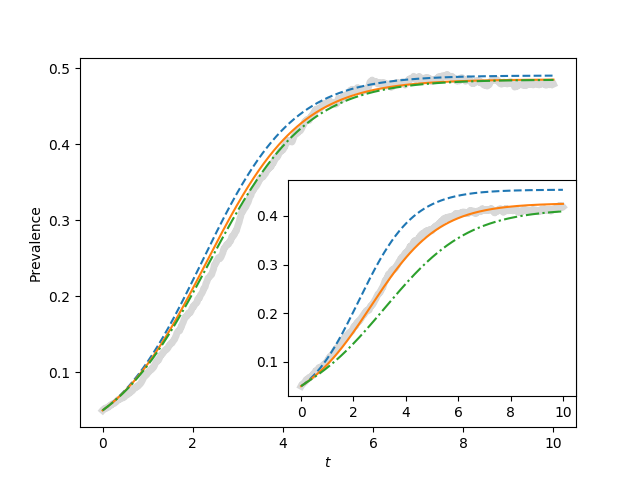

Python code for this plot:
import EoN
import networkx as nx
import matplotlib.pyplot as plt
import scipy



def sim_and_plot(G, tau, gamma, rho, tmax, tcount, ax):
    t, S, I = EoN.fast_SIS(G, tau, gamma, rho=rho, tmax = tmax)
    report_times = scipy.linspace(0, tmax, tcount)
    I = EoN.subsample(report_times, t, I)
    ax.plot(report_times, I/N, color='grey', linewidth=5, alpha=0.3)
    
    t, S, I, = EoN.SIS_heterogeneous_meanfield_from_graph(G, tau, gamma, rho=rho, 
                                                    tmax=tmax, tcount=tcount)
    ax.plot(t, I/N, '--')    
    t, S, I = EoN.SIS_compact_pairwise_from_graph(G, tau, gamma, rho=rho,
                                                    tmax=tmax, tcount=tcount)
    ax.plot(t, I/N)
 
    t, S, I = EoN.SIS_homogeneous_pairwise_from_graph(G, tau, gamma, rho=rho, 
                                                    tmax=tmax, tcount=tcount)
    ax.plot(t, I/N, '-.')


tcount = 1001
tmax = 10.
gamma = 1.
N=10000
rho = 0.05

fig = plt.figure(1)
main = plt.axes()


target_kave = 50.
G = nx.fast_gnp_random_graph(N, target_kave/(N-1.))
kave = sum(G.degree(node) for node in G.nodes())
ksqave =sum(G.degree(node)**2 for node in G.nodes())
tau_c = gamma*kave/ksqave
tau = 2*tau_c

sim_and_plot(G, tau, gamma, rho, tmax, tcount, main)


inset = plt.axes([0.45,0.175,0.45,0.45])
target_kave = 10.

G = nx.fast_gnp_random_graph(N, target_kave/(N-1.))
kave = sum(G.degree(node) for node in G.nodes())
ksqave =sum(G.degree(node)**2 for node in G.nodes())
tau_c = gamma*kave/ksqave
tau = 2*tau_c

sim_and_plot(G, tau, gamma, rho, tmax, tcount, inset)

main.set_xlabel('$t$')
main.set_ylabel('Prevalence')
plt.savefig('fig5p3.png')